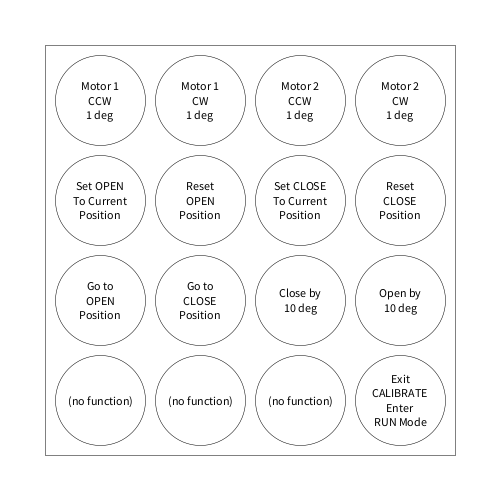
Frame 1 (no input)
Frame 60 (the mouse pressed at the canvas centre just before this capture): identical to frame 1, image omitted
Frame 120 (the mouse held since frame 60 and released just before this capture): identical to frame 1, image omitted

The Processing sketch that drew this single still picture (run headless with seeded random() and noise(); from frame 60 on, the mouse is pressed at the canvas centre):

// Processing sketch: buttonDiagram
// ── buttonDiagram.pde
int rows=4;
int cols=4;
float gridPosX;
float gridPosY;
float gridW=300;
float gridH=300;
float paddingX=10;
float paddingY=10;
float radius=90;
boolean callibrate = true;

void setup() {
  size(500, 500);
  gridPosX=width/2;
  gridPosY=height/2;
  strokeWeight(0.5);
  rectMode(CENTER);
  textAlign(CENTER, CENTER);
  drawGrid();
}

void draw() {
}

void keyPressed(){
  switch(key){
    case 't':
    callibrate = !callibrate;
    break;
  }
  drawGrid();
}

void drawGrid() {
  background(255);
  float gridSpacingX = gridW/(cols-1);
  float gridSpacingY = gridH/(rows-1);
  float gridOffsetX = gridPosX-(gridW/2);
  float gridOffsetY = gridPosY-(gridH/2);
  fill(255);
  rect(gridPosX, gridPosY, gridW+gridSpacingX+paddingX, gridH+gridSpacingY+paddingY);
  for (int y = 0; y < rows; y++) {
    for (int x = 0; x < cols; x++) {
      // horizontal line
      //line(x*gridSpacingX+gridOffsetX, 0, x*gridSpacingX+gridOffsetX, width);
      // vertical line(
      //line(0, y*gridSpacingY+gridOffsetY, height, y*gridSpacingY+gridOffsetY);
      fill(255);
      circle(x*gridSpacingX+gridOffsetX, y*gridSpacingY+gridOffsetY, radius);
      fill(0);
      drawLabels(x+y*cols, x*gridSpacingX+gridOffsetX, y*gridSpacingY+gridOffsetY);
    }
  }
}

void drawLabels(int _index, float _x, float _y) {
  String label = new String();

  if (callibrate) {
    switch(_index) {
    case 0:
      label = "Motor 1\nCCW\n1 deg";
      break;
    case 1:
      label = "Motor 1\nCW\n1 deg";
      break;
    case 2:
      label = "Motor 2\nCCW\n1 deg";
      break;
    case 3:
      label = "Motor 2\nCW\n1 deg";
      break;
    case 4:
    label = "Set OPEN\nTo Current\nPosition";
      break;
    case 5:
    label = "Reset\nOPEN\nPosition";
      break;
    case 6:
    label = "Set CLOSE\nTo Current\nPosition";
      break;
    case 7:
    label = "Reset\nCLOSE\nPosition";
      break;
    case 8:
    label="Go to\nOPEN\nPosition";
      break;
    case 9:
    label="Go to\nCLOSE\nPosition";
      break;
    case 10:
    label="Close by\n10 deg";
      break;
    case 11:
    label="Open by\n10 deg";
      break;
    case 12:
    label="(no function)";
      break;
    case 13:
    label="(no function)";
      break;
    case 14:
    label="(no function)";
      break;
    case 15:
    label="Exit\nCALIBRATE\nEnter\nRUN Mode";
      break;
    default:
      break;
    }
  } else {
    switch(_index) {
    case 0:
      label = "OPEN";
      break;
    case 1:
      label = "CLOSE";
      break;
    case 2:
      label = "STARTUP";
      break;
    case 3:
      label = "CALIBRATE";
      break;
    }
  }
  fill(0);
  text(label, _x, _y);
}
